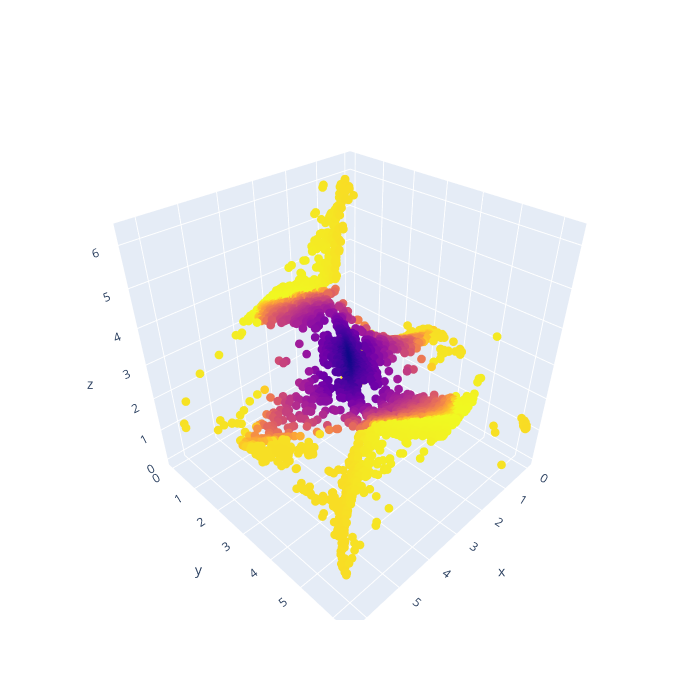

This figure's notebook cell:
### Code cell
thetas= CircleMapUtils.linear_combination(np.array(circular_coords), [[1,0,0], [0,1,0],[0,0,1]])

theta1 = CircleMapUtils.center(thetas[0])
theta2 = CircleMapUtils.center(thetas[1])
theta3 = CircleMapUtils.center(thetas[2])


# Plot the data using the computed circular coordintaes, and colors given by pentagon energy
fig = go.Figure(data=[go.Scatter3d(
    x=theta1, y=theta2, z=theta3, 
    mode ='markers', 
    marker=dict(size = 3, color =energy, colorscale='plasma')
)])

fig.update_layout(autosize=False, width=700, height=700)

fig.show()

### Figure 1 — Plotly figure (JSON) as saved in the notebook; plotly's stock layout.template omitted (floating-point values rounded to 4 significant figures; data arrays with more than 128 entries replaced by an {"elided": "..."} marker saying what was removed)
{"data": [{"marker": {"color": {"elided": "3999 float values"}, "colorscale": [[0, "#0d0887"], [0.1111, "#46039f"], [0.2222, "#7201a8"], [0.3333, "#9c179e"], [0.4444, "#bd3786"], [0.5556, "#d8576b"], [0.6667, "#ed7953"], [0.7778, "#fb9f3a"], [0.8889, "#fdca26"], [1, "#f0f921"]], "size": 3}, "mode": "markers", "type": "scatter3d", "x": {"elided": "3999 float values"}, "y": {"elided": "3999 float values"}, "z": {"elided": "3999 float values"}}], "layout": {"autosize": false, "height": 700, "width": 700}}
